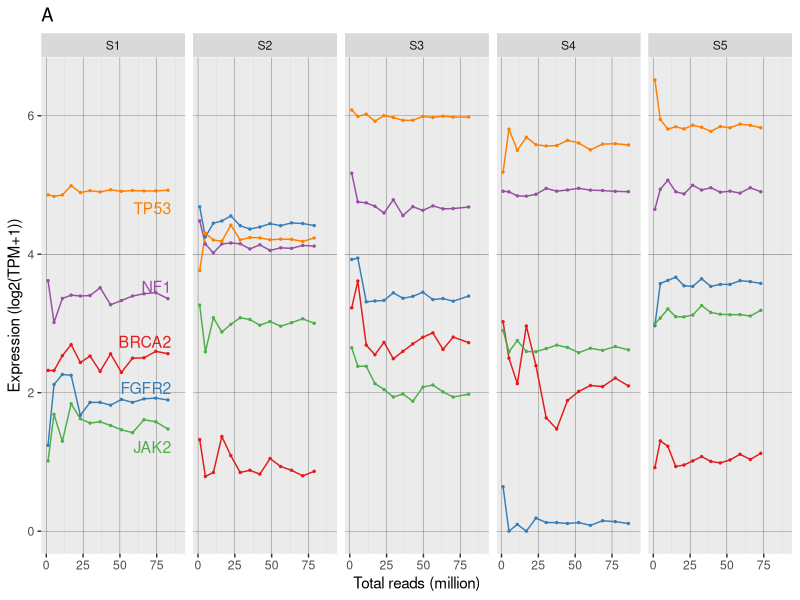
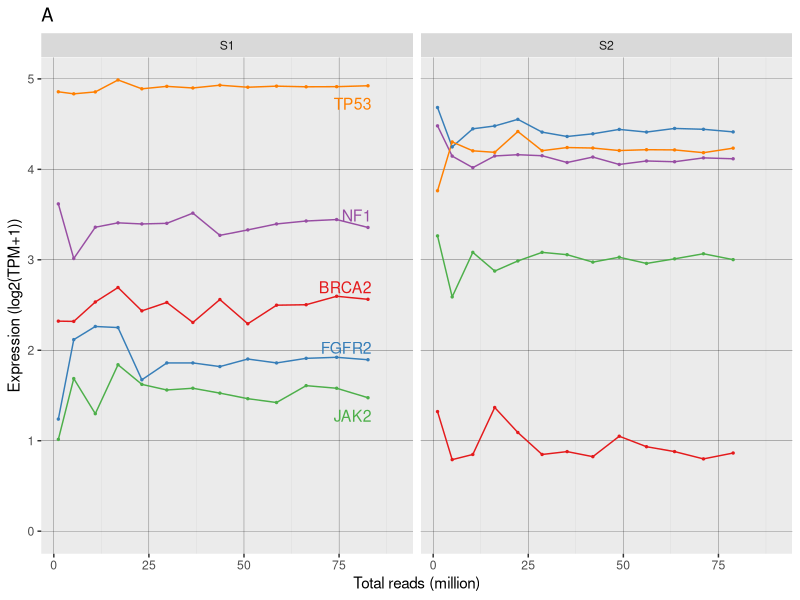
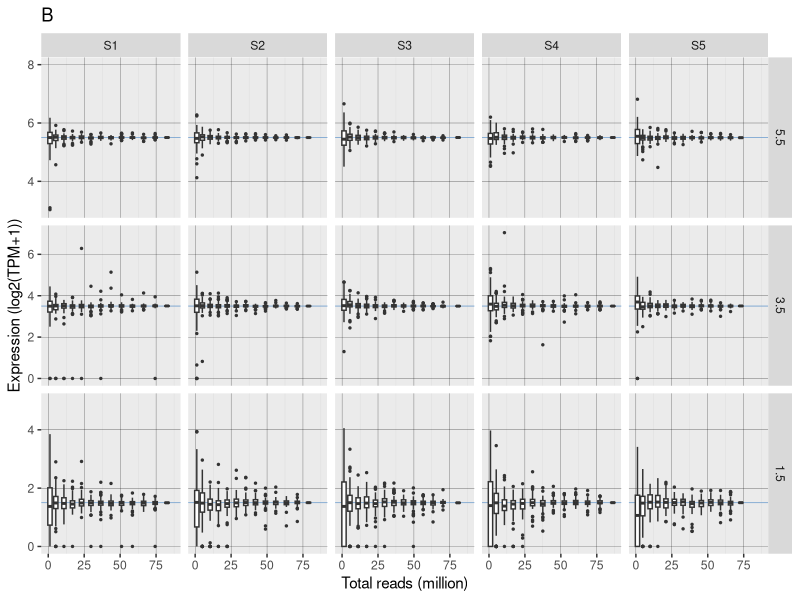
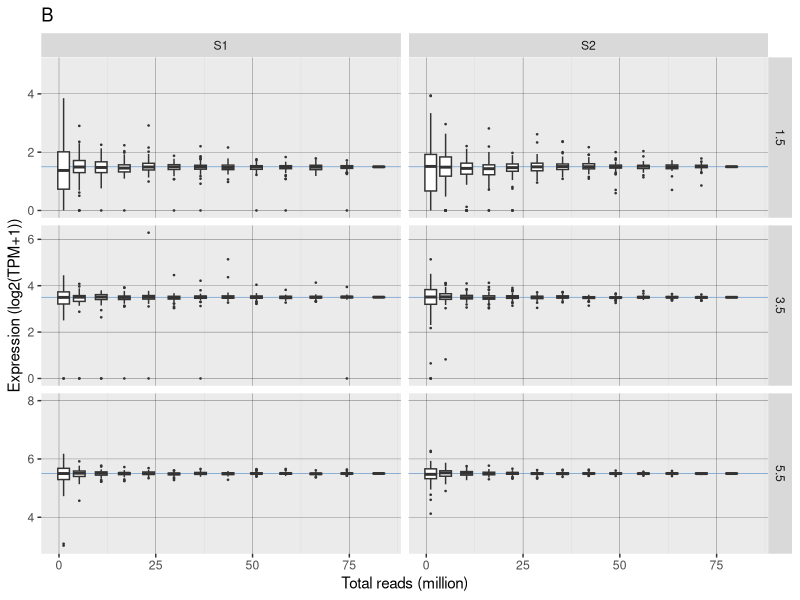
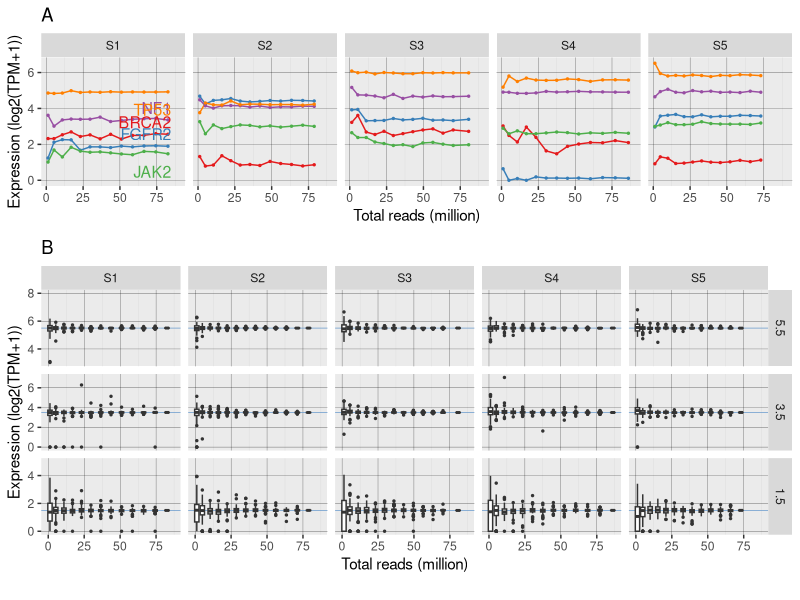
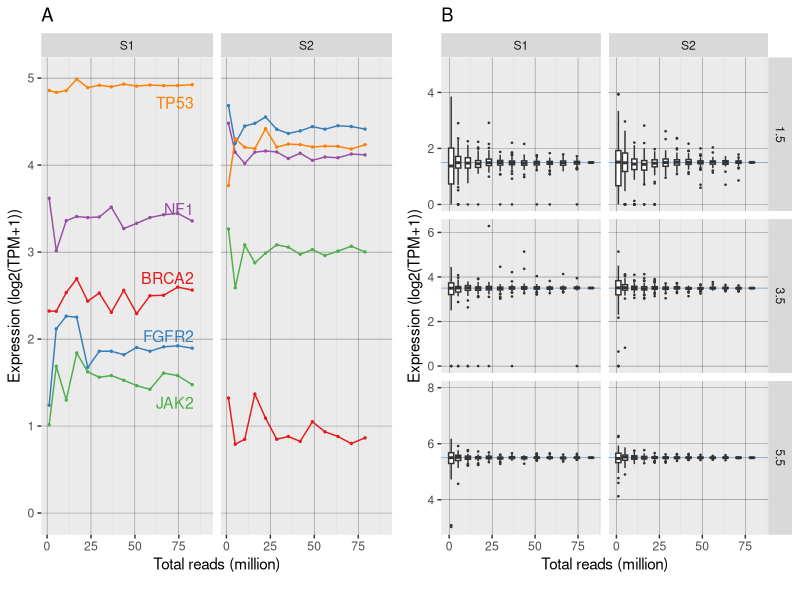

Reproduce these figures in R, in order.
## ---- chunk 1

f_final_draft <- TRUE
notation_text_alpha <- ifelse (f_final_draft, 0, 1 ) 

## ---- chunk 2

library(readr)
library(tidyr)
library(dplyr)
library(ggplot2)
library(RColorBrewer)
library(knitr)
library(forcats)
library(cowplot)

## ---- chunk 3

gene_abundances_for_bin_detail <- read_tsv("../data/gene_abundances_for_bin_detail.tsv")

highlighted_gene_abundances_raw <- read_tsv("../data/highlighted_gene_abundances.tsv")

read_counts_raw <- read_tsv("../data/read_counts.txt",
                            col_names = c("sample_id", "measurement", "read_count"))

## ---- chunk 4

 
# add information about total reads at data points
highlight_expression <- left_join(highlighted_gene_abundances_raw,
                            read_counts_raw %>%
                              dplyr::filter(measurement == "total_sequences") %>%
                              select(-measurement) %>%
                              select(total_reads = read_count, everything()),
                            by = "sample_id") 

## ---- chunk 5

grid_size_major <- 0.08
grid_size_minor <- 0.05

## ---- chunk 6

expression_label_data <- highlight_expression %>%
  dplyr::filter(
    parent_id == "TH_Eval_014",
    target_MEND_count == max(target_MEND_count)) %>% 
  mutate(vjust_val = ifelse(gene %in% c("JAK2", "TP53"), 2, -0.5))

# max_x=20+10*ceiling(max(expression_label_data$max_depth)/1e7)
max_x <- 10 * ceiling(max(expression_label_data$total_reads) / 1E7)

p <- ggplot(highlight_expression) +
  geom_line(aes(x = total_reads / 1e6, y = expression, group = gene, color = gene)) +
  geom_point(aes(x = total_reads / 1e6, y = expression, group = gene, color = gene), size = 0.5)
  # shape= within_accuracy_threshold_of_deepest_val),  size=3, fill="white", alpha=.8 # line opts were , size=1.5, alpha=.7

p2 <- p +
  geom_text(data = expression_label_data,
            aes(x = max_x - 5,
                y = expression,
                label = gene,
                color = gene,
                vjust = vjust_val),
            size = 4, hjust = 1) #+
  #expand_limits(x = max(expression_label_data$max_depth) / 1e6+5)  

p3 <- p2 + 
  facet_wrap(~publication_id, nrow = 1) + 
  background_grid(major = "xy", 
                  minor = "x",
                  colour.major = "black", 
                  colour.minor = grey(0.75),
                  size.major = grid_size_major,
                  size.minor = grid_size_minor) + 
  theme(axis.line = element_blank(),
        legend.position = "none",
        plot.title = element_text(hjust = 0)) + 
  scale_shape_manual(values = c(22, 16))  + 
  scale_color_brewer(guide = FALSE, palette = "Set1") + 
  expand_limits(y = 0, x = max_x) +
  ylab("Expression (log2(TPM+1))") + 
  xlab("Total reads (million)") +
  ggtitle("A")

p3

## ---- chunk 7

ids_to_plot <- c("S1", "S2")
small_highlight_expression <- subset(highlight_expression, publication_id %in% ids_to_plot)

p <- ggplot(small_highlight_expression) +
  geom_line(aes(x = total_reads / 1e6,
                y = expression,
                group = gene,
                color = gene)) +
  geom_point(aes(x = total_reads / 1e6,
                 y = expression,
                 group = gene,
                 color = gene),
             size = 0.5)  # shape= within_accuracy_threshold_of_deepest_val),  size=3, fill="white", alpha=.8 # line opts were , size=1.5, alpha=.7

p2 <- p +
  geom_text(data = expression_label_data,
            aes(x = 1 + total_reads / 1e6,
                y = expression,
                label = gene,
                color = gene,
                vjust = vjust_val),
            size = 4,
            hjust = 1) #+
  #expand_limits(x = max(expression_label_data$max_depth) / 1e6 + 5)  

small_p3 <- p2 + 
  facet_wrap(~publication_id, nrow = 1) + 
  background_grid(major = "xy", 
                  minor = "x",
                  colour.major = "black", 
                  colour.minor = grey(0.75),
                  size.major = grid_size_major,
                  size.minor = grid_size_minor) + 
  theme(axis.line = element_blank(),
        legend.position = "none",
        plot.title = element_text(hjust = 0)) + 
  scale_shape_manual(values = c(22, 16))  + 
  scale_color_brewer(guide = FALSE, palette = "Set1") + 
  expand_limits(y = 0, x = max_x) +
  ylab("Expression (log2(TPM+1))") + 
  xlab("Total reads (million)") +
  ggtitle("A")

small_p3

## ---- chunk 8

half_size_of_expr_bin <- 0.02
gene_expression_levels <- c(1.5, 3.5, 5.5)


n_gene_sample_combos <- gene_abundances_for_bin_detail %>% 
  filter(target_MEND_count == max(target_MEND_count)) %>%
  group_by(parent_id, expression_bin) %>%
  summarize(n_genes_per_boxplot = n())

unique(n_gene_sample_combos$n_genes_per_boxplot)

## ---- chunk 9

pretty_expression <-  left_join(gene_abundances_for_bin_detail,
                            read_counts_raw %>%
                              dplyr::filter(measurement == "total_sequences") %>%
                              select(-measurement) %>%
                              select(total_reads = read_count, everything()),
                            by = "sample_id") 



# dummy data to make the y axis as big as i want them
dummy <- bind_rows(c(median_expr = 1.5, expression = 5),
                   c(median_expr = 1.5, expression = 0),
                   c(median_expr = 3.5, expression = 6),
                   c(median_expr = 3.5, expression = 1),
                   c(median_expr = 5.5, expression = 3),
                   c(median_expr = 5.5, expression = 8)) %>%
  mutate(publication_id = "S1", # it doesn't matter which since they're all using the same y axis
         total_reads = 10 * 1e6)

pretty_expression$median_expr_f <- factor(as.character(pretty_expression$expression_bin),
                                          levels = rev(as.character(gene_expression_levels)))
dummy$median_expr_f <- factor(as.character(dummy$median_expr),
                              levels = rev(as.character(gene_expression_levels)))

hline_dummy <- as_tibble(expand.grid(median_expr = unique(dummy$median_expr),
                                     publication_id = unique(pretty_expression$publication_id))) %>%
  mutate(median_expr_f = factor(as.character(median_expr)))

plot_title = "Range of expression of genes with similar expression"
pBin <- ggplot(pretty_expression) + 
  geom_hline(data = hline_dummy, aes(yintercept = median_expr),
             size = 0.25, color = "#6699cc") +
  geom_boxplot(aes(x = total_reads / 1e6,
                   y = expression,
                   group = paste(expression_bin, median_of_depth_bin)), #color=label,
               outlier.size = 0.5, width = 3) + 
  xlab("Total reads (million)") + 
  ylab("Expression (log2(TPM+1))") + 
  theme(legend.position = "none") + 
  facet_grid(median_expr_f ~ publication_id, scales = "free_y") +
  geom_blank(data = dummy, aes(x = total_reads / 1e6, y = expression)) +
  scale_y_continuous(breaks = seq(0, 10, by = 2)) + 
  ggtitle("B")
  # ggtitle(plot_title)

pBin2 <- pBin +
  background_grid(major = "xy", 
                  minor = "x",
                  colour.major = "black", 
                  colour.minor = grey(0.75),
                  size.major = grid_size_major,
                  size.minor = grid_size_minor) +
  theme(axis.line = element_blank(),
        plot.title = element_text(hjust = 0)) +
  scale_x_continuous(breaks = seq(0, max_x, 25))
  # minor_breaks = seq(5, max_x, 5)) +
  # scale_x_continuous(breaks = seq(0, max_x, 25),
  # minor_breaks = seq(5, max_x, 5)) +

pBin2
# ggsave(paste0("figures_and_tables/", plot_title, ".png"), plot=pBin, width=7, height=7)

## ---- chunk 10

# dummy data to make the y axis as big as i want them
dummy <- bind_rows(c(expression_bin = 1.5, expression = 5),
                   c(expression_bin = 1.5, expression = 0),
                   c(expression_bin = 3.5, expression = 6),
                   c(expression_bin = 3.5, expression = 1),
                   c(expression_bin = 5.5, expression = 3),
                   c(expression_bin = 5.5, expression = 8)) %>%
  mutate(publication_id = "S1", # it doesn't matter which since they're all using the same y axis
         total_reads = 10 * 1e6)

hline_dummy <- as_tibble(expand.grid(expression_bin = unique(dummy$expression_bin),
                                     publication_id = unique(pretty_expression$publication_id))) %>%
  mutate(
    expression_bin_f = factor(as.character(expression_bin), as.character(gene_expression_levels))
  )

pretty_expression$expression_bin_f <- factor(as.character(pretty_expression$expression_bin),
                                             levels = as.character(gene_expression_levels))
dummy$expression_bin_f <- factor(as.character(dummy$expression_bin),
                              levels = as.character(gene_expression_levels))
hline_dummy$expression_bin_f <- factor(hline_dummy$expression_bin_f,
                                    levels = as.character(gene_expression_levels))

ids_to_plot <- c("S1", "S2")
small_pretty_expression <- subset(pretty_expression, publication_id %in% ids_to_plot)
small_hline_dummy <- subset(hline_dummy, publication_id %in% ids_to_plot)

plot_title <- "Range of expression of genes with similar expression"
pBin <- ggplot(small_pretty_expression) + 
  geom_hline(data = small_hline_dummy, aes(yintercept = expression_bin),
             size = 0.25, color = "#6699cc") + # color = "grey") +
  geom_boxplot(aes(x = total_reads / 1e6,
                   y = expression,
                   group = paste(expression_bin, median_of_depth_bin)), #color=label,
               outlier.size = 0.25, width = 3) + 
  # geom_hline(data=hline_dummy, aes(yintercept=expression_bin), size=0.5, linetype="dotted", color="blue") +
  xlab("Total reads (million)") + 
  ylab("Expression (log2(TPM+1))") + 
  theme(legend.position = "none") + 
  facet_grid(expression_bin_f ~ publication_id, scales = "free_y") +
  geom_blank(data = dummy, aes(x = total_reads / 1e6, y = expression)) +
  scale_y_continuous(breaks = seq(0, 10, by = 2)) + 
  ggtitle("B")
  # ggtitle(plot_title)

pSmallBin2 <- pBin +
  background_grid(major = "xy", 
                  minor = "x",
                  colour.major = "black", 
                  colour.minor = grey(0.75),
                  size.major = grid_size_major,
                  size.minor = grid_size_minor) +
  theme(axis.line = element_blank(),
        plot.title = element_text(hjust = 0)) +
  scale_x_continuous(breaks = seq(0, max_x, 25))

pSmallBin2

## ---- chunk 11

combined_figure_name <- "expression_figures"

library(grid)
library(gtable)
library(gridExtra)

grob1 <- ggplotGrob(p3)
grob2 <- ggplotGrob(pBin2)

this_time_stamp <- Sys.time()

grobCombo <- arrangeGrob(grobs = list(grob1, grob2), 
                         layout_matrix = rbind(c(1,1),
                                               c(1,1),
                                               c(2,2),
                                               c(2,2),
                                                c(2,2)),
                         bottom = textGrob(paste(combined_figure_name, this_time_stamp, "UTC"),
                                           x=0,
                                           just = "left",
                                           gp = gpar(fontsize = 8, alpha = notation_text_alpha)))
grid.newpage()
grid.draw(grobCombo)

ggsave(file = paste0("../figures_and_tables/",
                     combined_figure_name,
                     "_",
                     gsub(" ", "_", gsub(":", "-", this_time_stamp)),
                     "_",
                     "UTC",
                     ".png"),
       grobCombo,
       width = 6,
       height = 8)


ggsave(file = paste0("../figures_and_tables/",
                     combined_figure_name,
                     "_",
                     gsub(" ", "_", gsub(":", "-", this_time_stamp)),
                     "_",
                     "UTC",
                     ".tiff"),
       grobCombo,
       width = 6,
       height = 8)
## ---- chunk 12

combined_figure_name <- "two_sample_expression_figure"

library(grid)
library(gtable)
library(gridExtra)

grob1 <- ggplotGrob(small_p3)
grob2 <- ggplotGrob(pSmallBin2)

this_time_stamp <- Sys.time()

grobCombo <- arrangeGrob(grobs = list(grob1, grob2), 
                         layout_matrix = rbind(c(1,2),
                                               c(1,2)),
                         bottom = textGrob(paste(combined_figure_name, this_time_stamp, "UTC"),
                                           x = 0,
                                           just = "left",
                                           gp = gpar(fontsize = 8, alpha = notation_text_alpha)))
grid.newpage()
grid.draw(grobCombo)

ggsave(file = paste0("../figures_and_tables/",
                     combined_figure_name,
                     "_",
                     gsub(" ", "_", gsub(":", "-", this_time_stamp)),
                     "_",
                     "UTC",
                     ".png"),
       grobCombo,
       width = 8,
       height = 4)

ggsave(file = paste0("../figures_and_tables/",
                     combined_figure_name,
                     "_",
                     gsub(" ", "_", gsub(":", "-", this_time_stamp)),
                     "_",
                     "UTC",
                     ".tiff"),
       grobCombo,
       width = 8,
       height = 4)

## ---- chunk 13


max_depth=max(highlight_expression$target_MEND_count)

highlight_expression_for_statements <- 
  highlight_expression %>% 
  group_by(gene, parent_id) %>%
  mutate(
    expression_at_max_depth = expression[target_MEND_count==max_depth],
    percent_of_max_value = 100*expression/expression_at_max_depth)


# 1 million MEND reads is roughtly 1 million total reads
this_depth <- 1
highlight_expression %>%
  filter(target_MEND_count==this_depth) %>%
  pull(total_reads) %>%
  range

highlight_expression_for_statements %>%
  filter(target_MEND_count==this_depth) %>%
  arrange(percent_of_max_value) %>%
  select(-median_of_depth_bin, -sample_id) %>%
  pull(percent_of_max_value) %>%
  range %>%
  round


# 4 million MEND reads is roughtly 5 million total reads
this_depth <- 4
highlight_expression %>%
  filter(target_MEND_count==this_depth) %>%
  pull(total_reads) %>%
  range

highlight_expression_for_statements %>%
  filter(target_MEND_count==this_depth) %>%
  arrange(percent_of_max_value) %>%
  select(-median_of_depth_bin, -sample_id) %>%
  pull(percent_of_max_value) %>%
  range %>%
  round


# 8 million MEND reads is roughtly 10 million total reads
this_depth <- 8
highlight_expression %>%
  filter(target_MEND_count==this_depth) %>%
  pull(total_reads) %>%
  range

highlight_expression_for_statements %>%
  filter(target_MEND_count==this_depth) %>%
  arrange(percent_of_max_value) %>%
  select(-median_of_depth_bin, -sample_id) %>%
  pull(percent_of_max_value) %>%
  range %>%
  round


